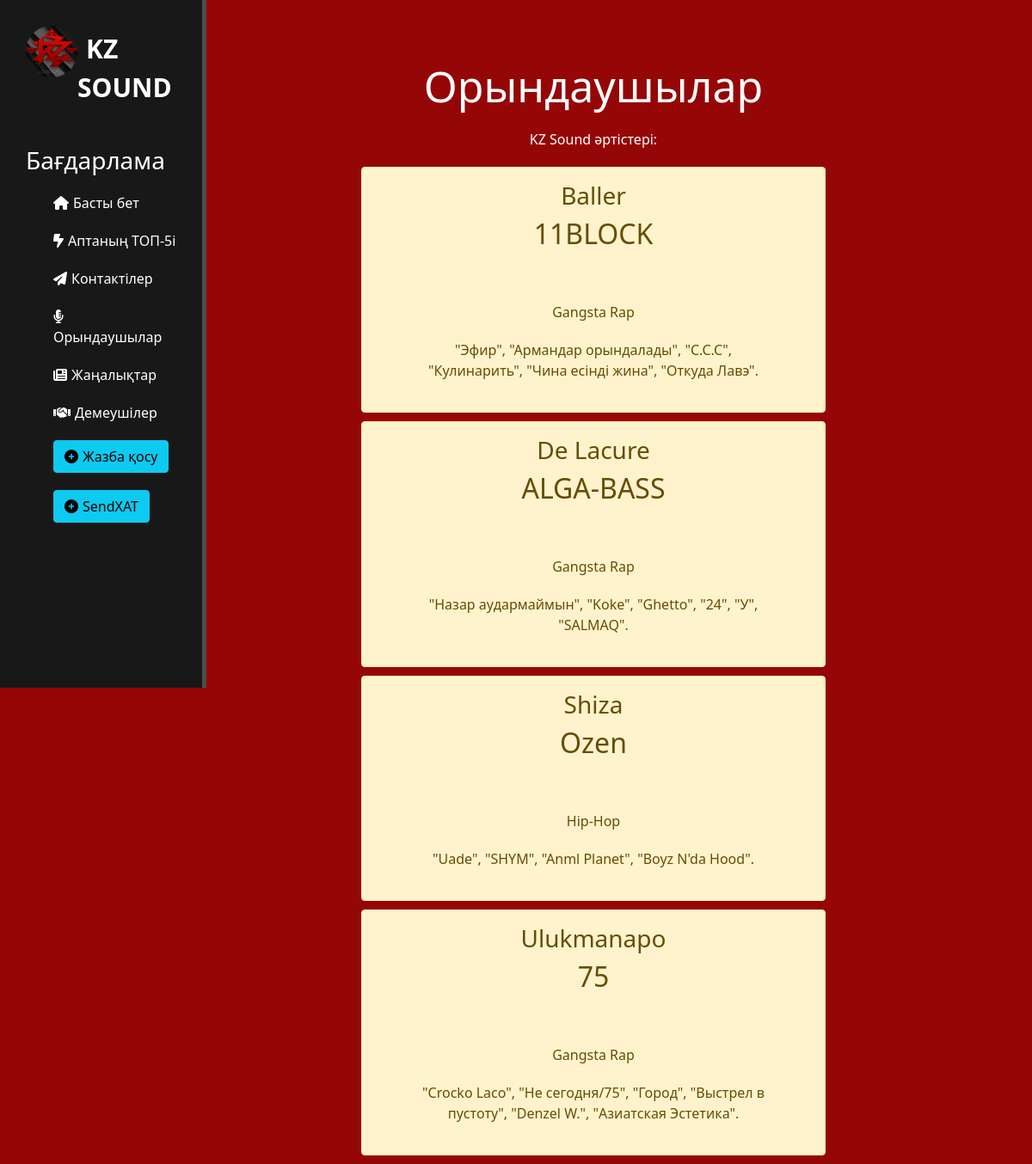
The page /rappers on the database its author committed.
### kzrap/models.py (models this page shows, shortened)
class Rapper(models.Model):
    nick = models.CharField('Nickname', max_length=30)
    label = models.CharField('Label', max_length=30)
    genre = models.CharField('Genre', max_length=15)
    tracks = models.TextField('Tracks', max_length=100)
    class Meta:
        verbose_name = "Орындаушы"
        verbose_name_plural = "Орындаушылар"
        ordering = ['nick']

### kzrap/views.py (the view)
# urls.py: path('rappers', views.rappers, name='rappers'),
def rappers(request):
    rapper = Rapper.objects.all()
    return render(request, 'kzrap/rappers.html', {'rappers': rapper})

### kzrap/templatetags/kzrap_tags.py (called while the page is built)
@register.simple_tag(name='getrappers')
def get_rappers():
    return Rapper.objects.all()

### kzrap/templates/kzrap/rappers.html (shortened to what this page needs)
{% extends 'kzrap/layout.html' %}
{% load kzrap_tags %}
{% block content %}
    <div class="features">
        <h1>Орындаушылар</h1>
        <p>KZ Sound әртістері:</p>
        {% getrappers as rapper %}
        {% for el in rapper %}
             <div class="alert alert-warning mt-2">
                <h3>{{ el.nick }}</h3>
                <h2>{{ el.label }}</h2>
                <p>{{ el.genre }}</p>
                 <p>{{ el.tracks }}</p>
            </div>
        {% endfor %}
    </div>
{% endblock %}

### kzrap/static/kzrap/css/style.css (style rules this page uses)
body { background: #950706; }
.features { float: left; color: #fff; margin-top: 70px; text-align: center; width: 75%; }
.features h1 { font-size: 50px; }
.features p { max-width: 400px; margin: 20px auto; }
.alert-success, .alert-warning, .alert-info { margin: 10px 20%; text-align: center; }
h2 { margin-bottom: 60px; }

### rows shown on the page
Rapper: nick "Baller", label "11BLOCK", genre "Gangsta Rap", tracks "\"Эфир\", \"Армандар орындалады\", \"С.С.С\", \"Кулинарить\", \"Чина есінді жина\", \"Откуда Лавэ\"."
Rapper: nick "De Lacure", label "ALGA-BASS", genre "Gangsta Rap", tracks "\"Назар аудармаймын\", \"Koke\", \"Ghetto\", \"24\", \"У\", \"SALMAQ\"."
Rapper: nick "Shiza", label "Ozen", genre "Hip-Hop", tracks "\"Uade\", \"SHYM\", \"Anml Planet\", \"Boyz N'da Hood\"."
Rapper: nick "Ulukmanapo", label "75", genre "Gangsta Rap", tracks "\"Crocko Laco\", \"Не сегодня/75\", \"Город\", \"Выстрел в пустоту\", \"Denzel W.\", \"Азиатская Эстетика\"."
